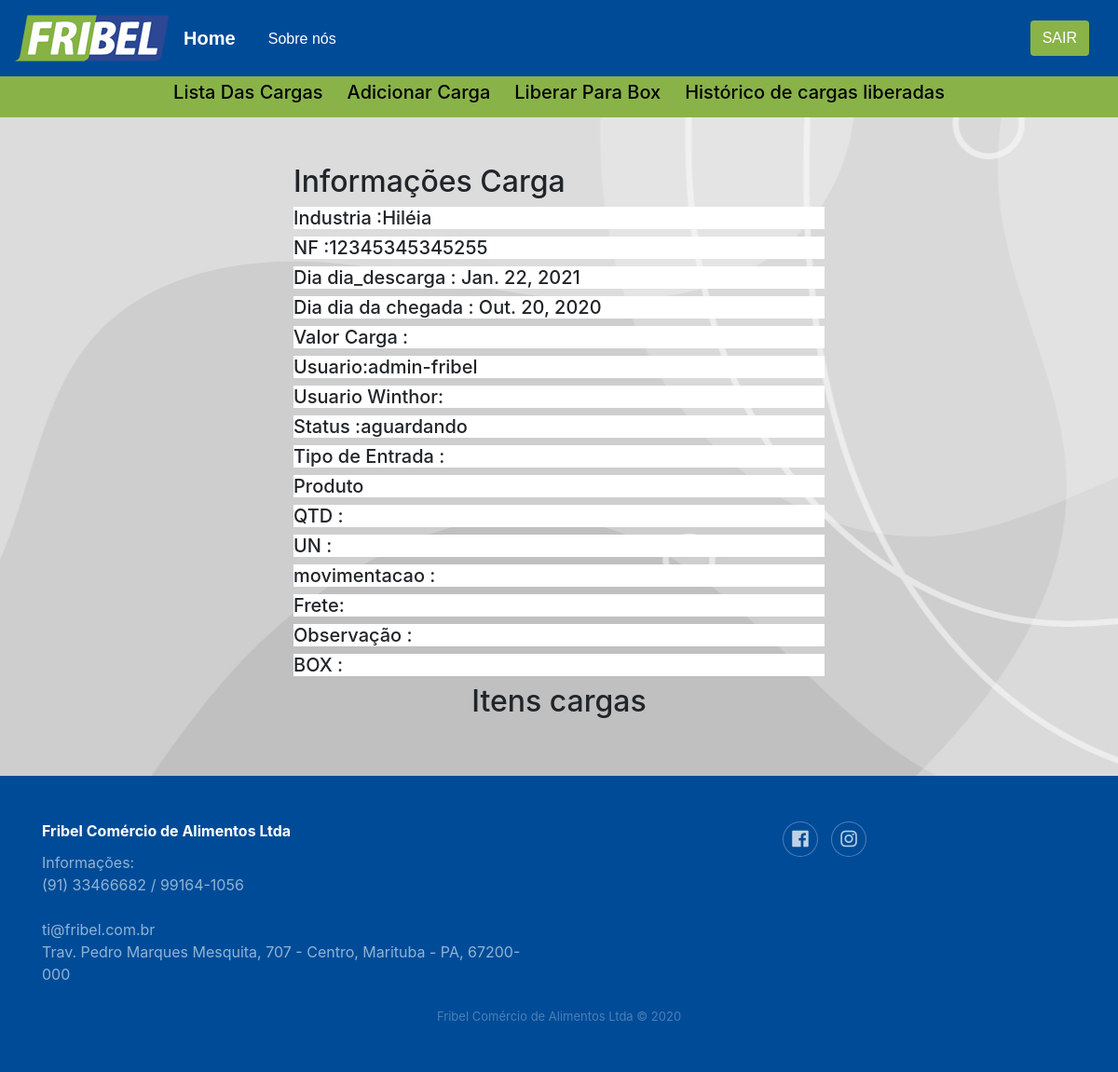
/acompanhamento/informacoes_cargas/19 (signed in), run on the app's committed database.
### core/models.py (models this page shows, shortened)
class Carga(models.Model):
    STATUS = (
        ('liberado', 'Liberado'),
        ('aguardando', 'Aguardando')
    )
    dia_chegada = models.DateField('Dia da chegada',blank=True)
    numero_nf = models.CharField('Numero NF', max_length=45)
    industria = models.CharField('Industria', max_length=40)
    dia_descarga = models.DateField('Dia da descarga')
    user_ERP = models.CharField(max_length=30, blank=True)
    user = models.ForeignKey(User, on_delete=models.CASCADE)
    status = models.CharField('Status', max_length=15, choices=STATUS)
    tipo_entrada = models.CharField(max_length=20, blank=True)
    Produto = models.CharField(max_length=40, blank=True)
    QTD = models.CharField(max_length=10, blank=True)
    UN = models.CharField(max_length=12, blank=True)
    movimentacao = models.CharField(max_length=20, blank=True)
    frete = models.CharField(max_length=10, blank=True)
    observacao = models.CharField(max_length=500, blank=True)
    box = models.CharField('Box', max_length=20, blank=True)
    valor_carga = models.CharField(max_length=12, blank=True)
    numero_transacao = models.CharField(max_length=10, blank=True)
    created_at = models.DateTimeField(auto_now_add=True)
    update_at = models.DateTimeField(auto_now=True)
    finalizada = models.BooleanField(default=False)
    is_ERP=models.BooleanField(default=False)

### core/views.py (the view)
# urls.py: path('acompanhamento/informacoes_cargas/<str:id>', views.informacoes_cargas),
def informacoes_cargas(request,id):
    itens_carga=[]
    carga=Carga.objects.get(pk=id)
    ids=get_inf_carga_erp(request,carga)
    print('------>id',ids)
    for i in ids:
        itens_carga.append(Itens_carga.objects.get(id=i))
    user = return_usuario(request)
    return render(request, 'core/informacoes_cargas.html',{'carga':carga,'user':user,'itens_carga':itens_carga})

### core/views.py (called while the page is built)
def return_usuario(request):
    if request.user.is_authenticated:
        id_user = request.user.id
    usuario = User.objects.get(pk=id_user)
    return(usuario)

### core/templates/core/informacoes_cargas.html (shortened to what this page needs)
{% extends 'base.html' %}
{% block content %}
    <div class="container col-6">
        <div><h2>Informações Carga</h2></div>
            <h5 class= "inf_carga">Industria :{{carga.industria}}</h5>
            <h5 class= "inf_carga">NF  :{{carga.numero_nf}}</h5>
            <h5 class= "inf_carga">Dia dia_descarga    : {{carga.dia_descarga}}</h5>
            <h5 class= "inf_carga">Dia dia da chegada  : {{carga.dia_chegada}}</h5>
            <h5 class= "inf_carga">Valor Carga  :{{carga.valor_carga}} </h5>
            <h5 class= "inf_carga">Usuario:{{carga.user}} </h5>
            <h5 class= "inf_carga">Usuario Winthor: {{carga.user_ERP}}</h5>
            <h5 class= "inf_carga">Status  :{{carga.status}} </h5>
            <h5 class= "inf_carga">Tipo de Entrada  :{{carga.tipo_entrada}} </h5>
            <h5 class= "inf_carga">Produto {{carga.Produto}} </h5>
            <h5 class= "inf_carga">QTD  :{{carga.QTD}} </h5>
            <h5 class= "inf_carga">UN  :{{carga.UN}} </h5>
            <h5 class= "inf_carga">movimentacao  :{{carga.movimentacao}}</h5>
            <h5 class= "inf_carga">Frete:  {{carga.frete}}</h5>
            <h5 class= "inf_carga">Observação  :{{carga.observacao}}</h5>
            <h5 class= "inf_carga">BOX  :{{carga.box}}</h5>
    </div>
        <div style="text-align: center;"><h2>Itens cargas</h2></div>
{% endblock %}

### core/static/css/styles.css (style rules this page uses)
body { background: url("/static/imagens/fundo.jpg") no-repeat center top fixed; }
h5.inf_carga { background-color:white; }

### data on the page
Carga: industria "Hiléia", numero_nf "12345345345255", dia_descarga "Jan. 22, 2021", dia_chegada "Out. 20, 2020", user "admin-fribel", status "aguardando"
